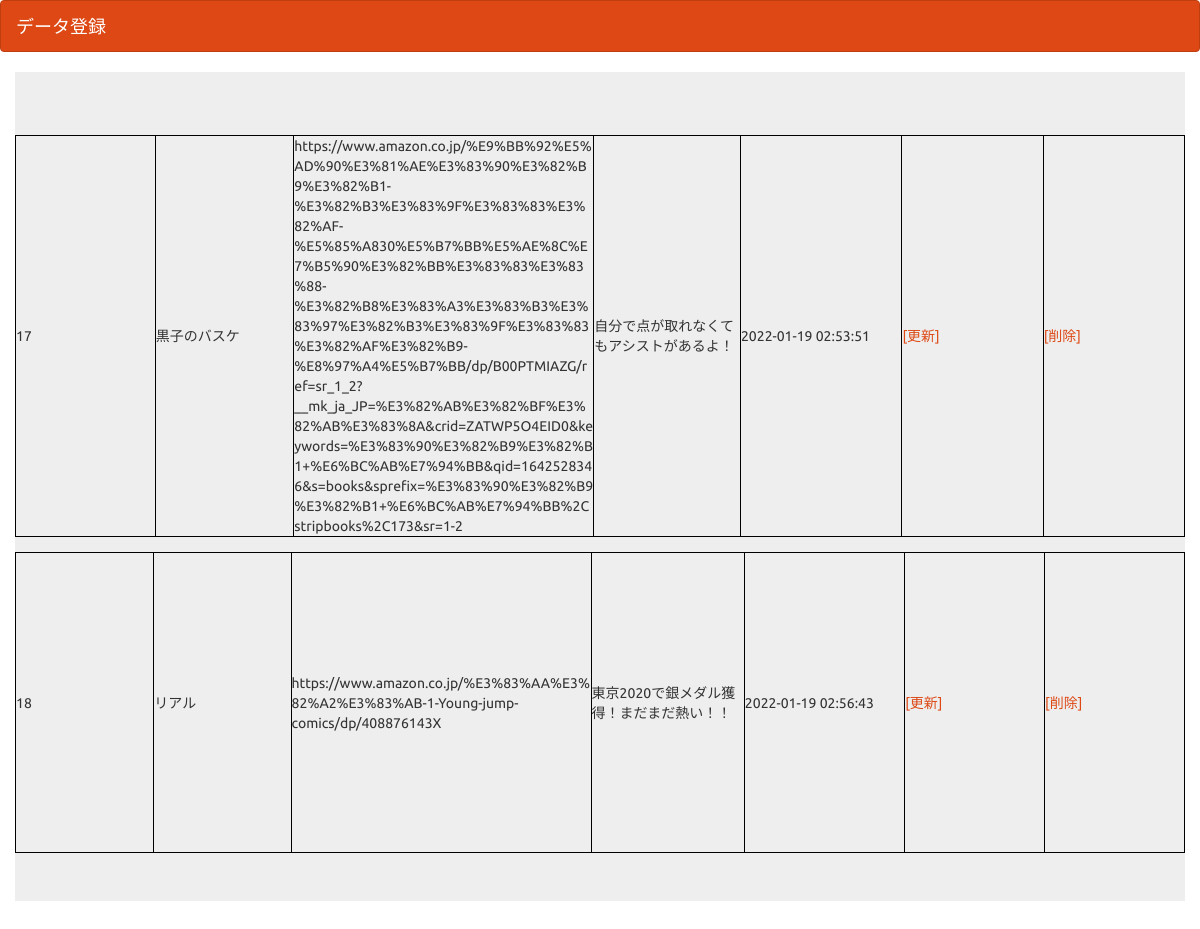
The page /select.php on the database its author committed.
### tables this page shows
CREATE TABLE `gs_bm_table` (
  `id` int(12) NOT NULL,
  `name` varchar(64) NOT NULL,
  `url` text NOT NULL,
  `comment` text NOT NULL,
  `indate` datetime NOT NULL
);

### funcs.php (called while the page is built, shortened)
<?php
function h($str)
{
    return htmlspecialchars($str, ENT_QUOTES);
}

### select.php (the view, shortened to what this page needs)
<?php
require_once('funcs.php');
$pdo = db_conn();
$stmt = $pdo->prepare('SELECT * FROM gs_bm_table');
$status = $stmt->execute();
$view = '';
if ($status === false) {
    sql_error($stmt);
} else {
    while ($result = $stmt->fetch(PDO::FETCH_ASSOC)) {
        $view .=  '<p>';
        $view .= '<table align="center">';
        $view .= '<td>'.h($result['id']) . '</td>'. '<td>'. h($result['name']) . '</td>' . '<td>'. h($result['url']). '</td>'  .'<td>'. h($result['comment']).  '</td>' . '<td>'.h($result['indate']);
        $view .= '<td>'.'<a href="detail.php?id='.$result['id'] .'">';
        $view .= '[更新]';
        $view .= '</a>' .'</td>';
        $view .= '<td>'.'<a href="delete.php?id='.$result['id'] .'">';
        $view .= '[削除]';
        $view .= '</a>'.'</td>';
        $view .= '</p>';
        $view .= '</table>';
    }
}
?>
<!DOCTYPE html>
<html lang="ja">
<head>
    <link rel="stylesheet" href="css/range.css">
    <link href="css/bootstrap.min.css" rel="stylesheet">
</head>
<body id="main">
    <header>
        <nav class="navbar navbar-default">
            <div class="container-fluid">
                <div class="navbar-header">
                    <a class="navbar-brand" href="index.php">データ登録</a>
                </div>
            </div>
        </nav>
    </header>
    <div>
        <div class="container jumbotron">
            <?= $view ?>
        </div>
    </div>
</body>
</html>

### select.php (style rules this page uses)
table,tr,td,th { border: solid 1px black; border-collapse: collapse; }
tr,td,th { width: 300px; max-width: 300px; height: 300px; word-wrap: break-word }
p { text-align: center; }

### rows shown on the page
gs_bm_table: id "17", name "黒子のバスケ", url "https://www.amazon.co.jp/%E9%BB%92%E5%AD%90%E3%81%AE%E3%83%90%E3%82%B9%E3%82%B1-%E3%82%B3%E3%83%9F%E3%83%83%E3%82%AF-%E5%85%A830%E5%B7%BB%E5%AE%8C%E7%B5%90%E3%82%BB%E3%83%83%E3%83%88-%E3%82%B8%E3%83%A3%E3%83%B3%E3%83%97%E3%82%B3%E3%83%9F%E3%83%83%E3%82%AF%E3%82%B9-%E8%97%A4%E5%B7%BB/dp/B00PTMIAZG/ref=sr_1_2?__mk_ja_JP=%E3%82%AB%E3%82%BF%E3%82%AB%E3%83%8A&crid=ZATWP5O4EID0&keywords=%E3%83%90%E3%82%B9%E3%82%B1+%E6%BC%AB%E7%94%BB&qid=1642528346&s=books&sprefix=%E3%83%90%E3%82%B9%E3%82%B1+%E6%BC%AB%E7%94%BB%2Cstripbooks%2C173&sr=1-2", comment "自分で点が取れなくてもアシストがあるよ！", indate "2022-01-19 02:53:51", value "[更新] [削除]"
gs_bm_table: id "18", name "リアル", url "https://www.amazon.co.jp/%E3%83%AA%E3%82%A2%E3%83%AB-1-Young-jump-comics/dp/408876143X", comment "東京2020で銀メダル獲得！まだまだ熱い！！", indate "2022-01-19 02:56:43", value "[更新] [削除]"
